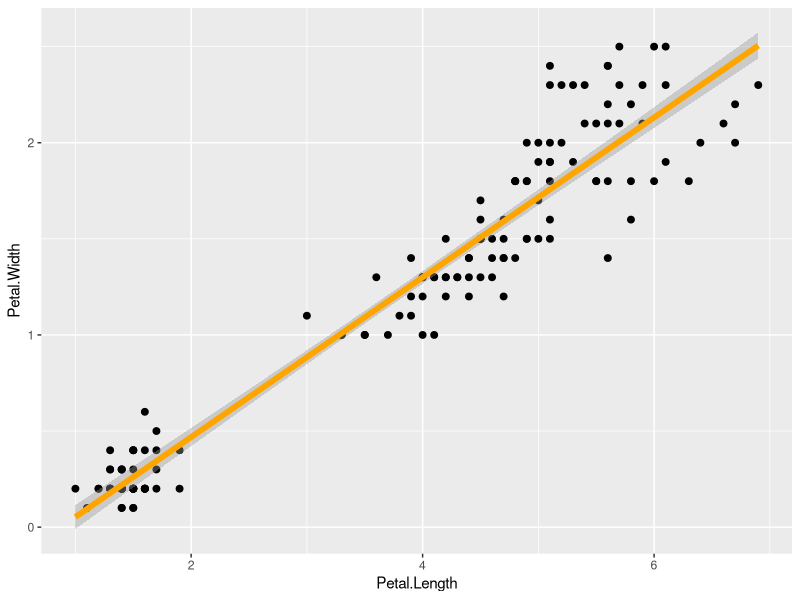
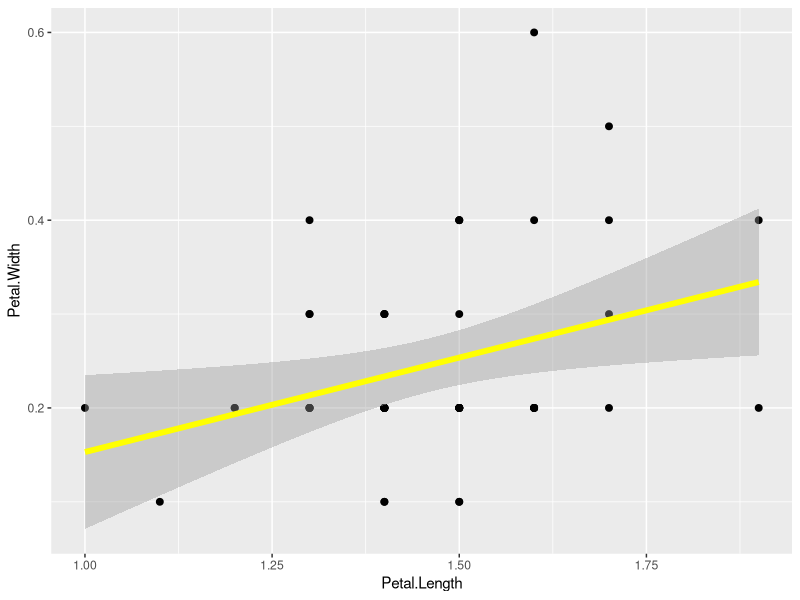

R code for these plots, in order:
## ---- chunk 1
library(tidyverse)
library(palmerpenguins)
library(ggplot2)
## ---- chunk 2
ggplot(data = iris, aes(x = Petal.Length, y = Petal.Width)) +
  geom_point(size = 2) +
  geom_smooth(method = "lm", size = 2, color = "orange")
## ---- chunk 3
cor(iris$Petal.Width, iris$Petal.Length, use = "complete.obs")
## ---- chunk 4
lm_pl_pw<-
  lm(Petal.Width~ Petal.Length, data = iris)
summary(lm_pl_pw)
## ---- chunk 5
i1<- filter(iris, Species == "setosa")
i1

ggplot(data = i1, aes(x = Petal.Length, y = Petal.Width)) +
  geom_point(size = 2) +
  geom_smooth(method = "lm", size = 2, color = "yellow")

cor(i1$Petal.Width, i1$Petal.Length, use = "complete.obs")

i2<-
  lm(Petal.Width~ Petal.Length, data = i1)
summary(i2)
